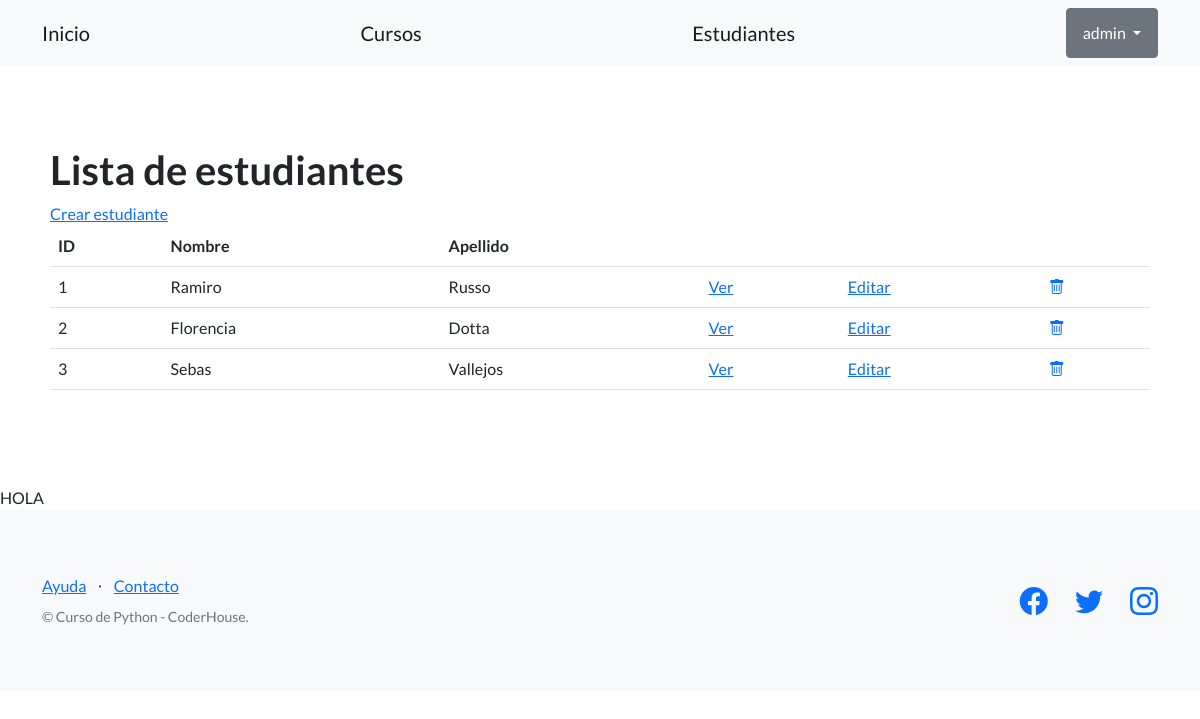
The page /estudios/estudiantes/ (signed in) on the database as committed earlier.
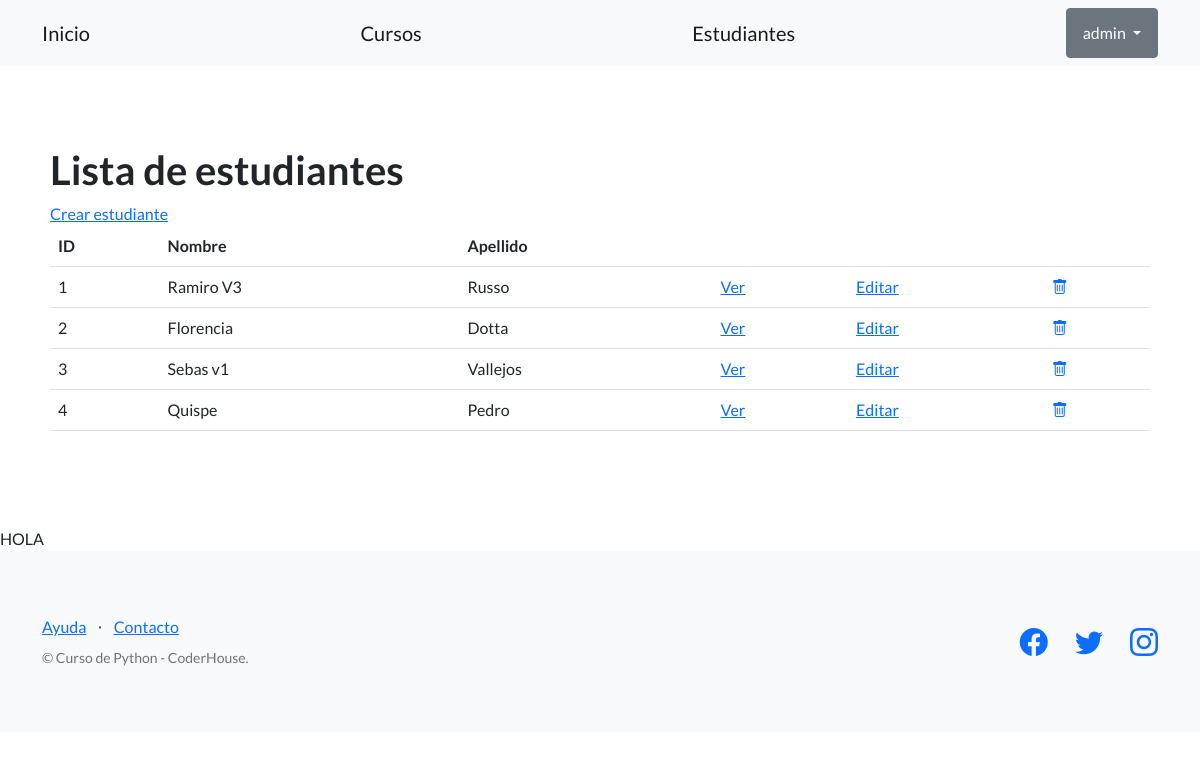
The same page on the database as committed later.
### control_estudios/models.py (models this page shows, shortened)
class Estudiante(models.Model):
    apellido = models.CharField(max_length=256)
    nombre = models.CharField(max_length=256)
    email = models.EmailField(blank=True)
    telefono = models.CharField(max_length=20, blank=True)
    dni = models.CharField(max_length=32)
    fecha_nacimiento = models.DateField(blank=True)
    creador = models.ForeignKey(User, on_delete=models.SET_NULL, null=True)

### control_estudios/views.py (the view)
# urls.py: path("estudiantes/", EstudianteListView.as_view(), name="lista_estudiantes"),
class EstudianteListView(LoginRequiredMixin, ListView):
    model = Estudiante
    template_name = 'control_estudios/lista_estudiantes.html'

### control_estudios/templates/control_estudios/lista_estudiantes.html
{% extends "control_estudios/base.html" %}
{% block contenido %}
<section>
    <div>
        <h1>Lista de estudiantes</h1>
        <a href="{% url 'crear_estudiante' %}">Crear estudiante</a>
        <br>
        <table class="table">
            <tbody>
                <tr>
                    <th>ID</th>
                    <th>Nombre</th>
                    <th>Apellido</th>
                    <th></th>
                    <th></th>
                    <th></th>
                </tr>
                {% for alumno in object_list %}
                <tr>
                    <td>{{ alumno.id }} </td>
                    <td>{{ alumno.nombre }} </td>
                    <td>{{ alumno.apellido }}</td>
                    <td>
                        <a href="{% url 'ver_estudiante' alumno.id %}">Ver</a>
                    </td>
                    <td>
                        <a href="{% url 'editar_estudiante' alumno.id %}">Editar</a>
                    </td>
                    <td>
                        <a href="{% url 'eliminar_estudiante' alumno.id %}">
                            <i class="bi bi-trash"></i>
                        </a>
                    </td>
                </tr>
                {% endfor %}
            </tbody>
        </table>
    </div>
</section>
{% endblock contenido %}

### control_estudios/templates/control_estudios/base.html (shortened to what this page needs)
{% load static %}
<!DOCTYPE html>
<html lang="en">
    <head>
        <link href="https://cdn.jsdelivr.net/npm/bootstrap-icons@1.5.0/font/bootstrap-icons.css" rel="stylesheet" type="text/css" />
        <link href ="{% static 'css/styles.css' %}" rel ="stylesheet" />
    </head>
    <body>
        <nav class="navbar navbar-light bg-light static-top">
            <div class="container">
                <a class="navbar-brand" href="{% url 'inicio' %}">Inicio</a>
                <a class="navbar-brand" href="{% url 'lista_cursos' %}">Cursos</a>
                <a class="navbar-brand" href="{% url 'lista_estudiantes' %}">Estudiantes</a>
                {% if user.is_authenticated %}
                <div class="dropdown">
                    <button class="btn btn-secondary dropdown-toggle" type="button" id="dropdownMenuButton1" data-bs-toggle="dropdown" aria-expanded="false">
                        <div style="display: inline-flex;">
                            <span>{{ user.username }}</span>
                        </div>
                    </button>
                    </div>
                </div>
                {% else %}
                <a class="btn btn-primary" href="{% url 'login' %}">Iniciar sesión</a>
                <a class="btn btn-success" href="{% url 'registro' %}">Crear nueva cuenta</a>
                {% endif %}
        </nav>
        <section style="padding:80px 50px;">
            {% block contenido %}
            {% endblock contenido %}
        </section>
        <div>HOLA {{ usuario }} </div>
        <footer class="footer bg-light">
            <div class="container">
                <div class="row">
                    <div class="col-lg-6 h-100 text-center text-lg-start my-auto">
                        <ul class="list-inline mb-2">
                            <li class="list-inline-item"><a href="#!">Ayuda</a></li>
                            <li class="list-inline-item">⋅</li>
                            <li class="list-inline-item"><a href="#!">Contacto</a></li>
                        </ul>
                        <p class="text-muted small mb-4 mb-lg-0">&copy; Curso de Python - CoderHouse.</p>
                    </div>
                    <div class="col-lg-6 h-100 text-center text-lg-end my-auto">
                        <ul class="list-inline mb-0">
                            <li class="list-inline-item me-4">
                                <a href="#!"><i class="bi-facebook fs-3"></i></a>
                            </li>
                            <li class="list-inline-item me-4">
                                <a href="https://twitter.com/coderhouse"><i class="bi-twitter fs-3"></i></a>
                            </li>
                            <li class="list-inline-item">
                                <a href="https://www.instagram.com/coderhouse/?hl=es"><i class="bi-instagram fs-3"></i></a>
                            </li>
                        </ul>
                    </div>
                </div>
            </div>
        </footer>
    </body>
</html>

Rows that differ between the two databases and show on the page:
changed Estudiante "Russo": nombre "Ramiro" → "Ramiro V3"
changed Estudiante "Vallejos": nombre "Sebas" → "Sebas v1"
added Estudiante: id "4", nombre "Quispe", apellido "Pedro"
